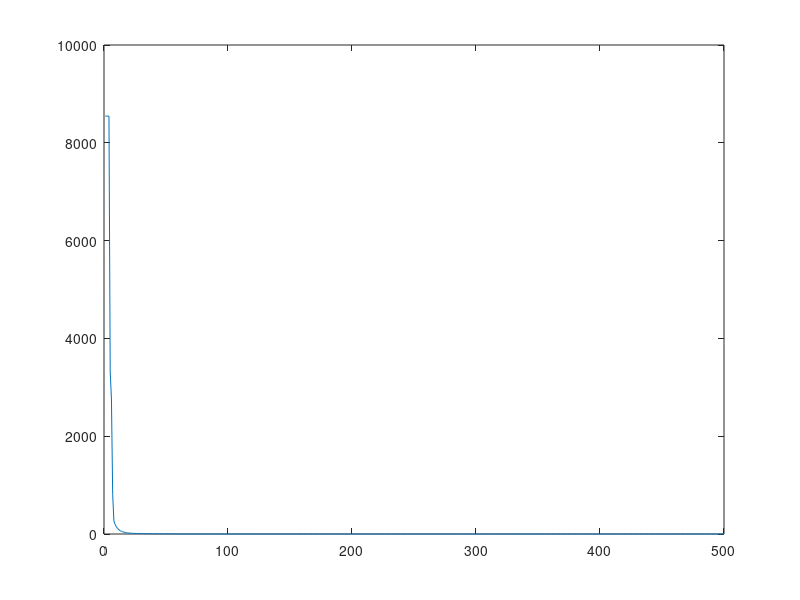
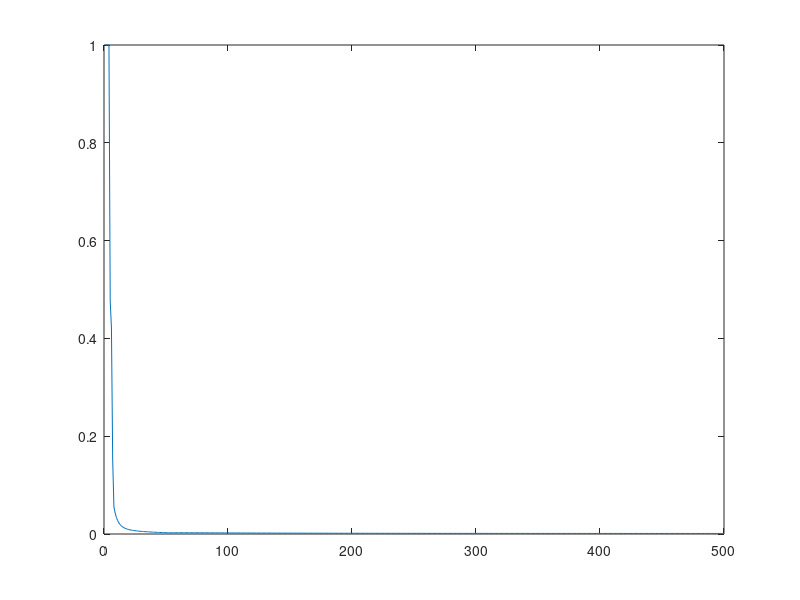
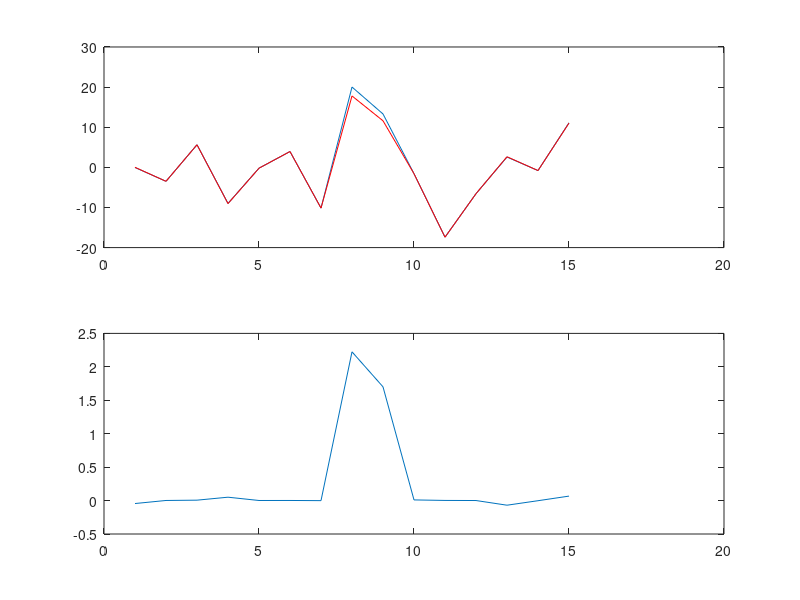
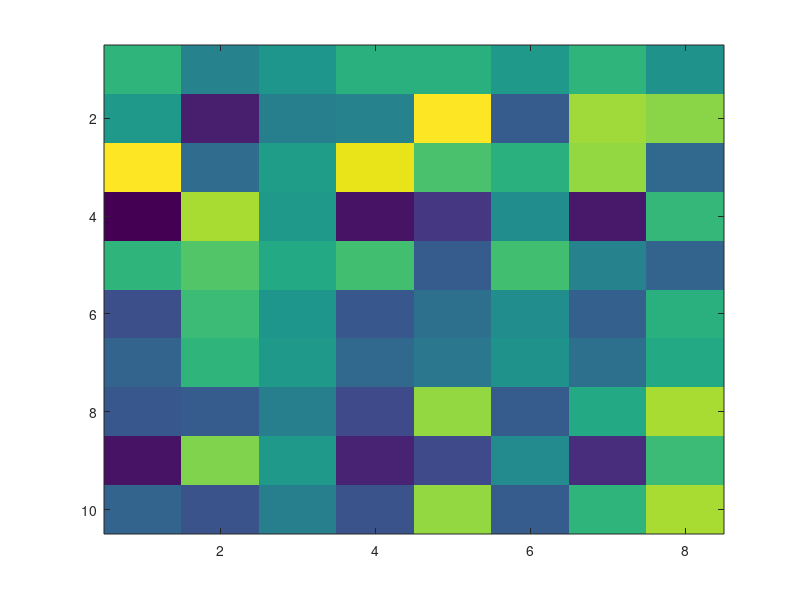

MATLAB code for these plots, in order:
%Data Generation
n1 = 10; n2 = 8;
A = randi([-20,20],n1,n2);
r = 2;
[U, S, V] = svd(A);
if n1 < n2
    s = diag(S); s(r+1:end)=0; S=[diag(s) zeros(n1,n2-n1)];
else
    s = diag(S); s(r+1:end)=0; S=[diag(s); zeros(n1-n2,n2)];
end
X = U* S* V';
X0 = X;

%Removing observation to simulate sparsity
A = [rand(n1,n2)>=0.80];
X(A) = 0;
m = sum(sum(A==0));
%Initialization
Y=zeros(n1,n2);
delta = n1*n2/m;
tau = 250;

%Singular Value Thresholding Algorithm

vec = zeros(500,1);
for i = 1:500
    [U, S, V] = svd(Y);
    S_t = (S-tau);
    S_t(S_t<0) = 0;
    Z = U*S_t*V';
    P = X-Z;
    P(A) = 0;
    Y0 = Y;
    Y = Y0 + delta*P;
    vec(i) = sum(sum((Y-Y0).^2));
    err(i)=sum(sum((X0-Z).^2))/sum(sum((X0).^2));
end

% Results- Comparison between original matrix and recovered matrix
figure;plot(vec);
figure;plot((err));
figure;
Ar=reshape(A, n1*n2,1);
Xr=reshape(X0, n1*n2,1);Xr=Xr(Ar);
Zr=reshape(Z, n1*n2,1);Zr=Zr(Ar);
subplot(2,1,1);plot(Xr);hold on;plot(Zr,'r');
subplot(2,1,2);plot(Xr-Zr);
figure;
imagesc(Z)
figure;
imagesc(X0)